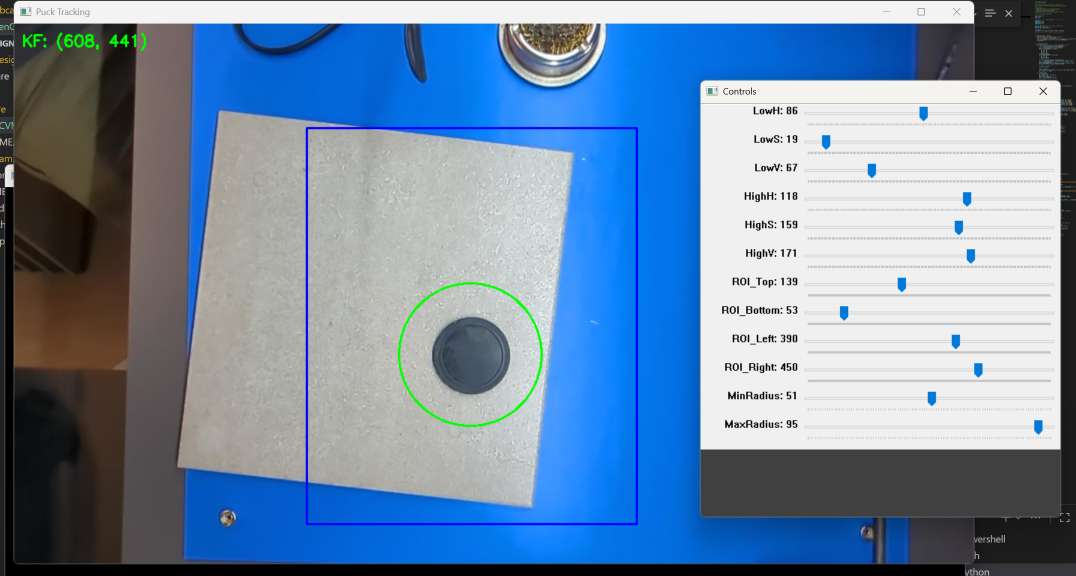
#> input picture Photos/Better settings.png, 2152 x 1152 px, given in place of the camera (shown at 1/2 size)
$ python color_calibrator.py
#> lines starting #> are read from the running program, lines starting #| are printed output that depends on the picture; after the words box and inside, x2 and y2 are one past the last pixel; in counts of white or black regions, pixels touching at a corner belong together
# HSV Color Calibration Tool for Puck & Mallet Detection
# Allows fine-tuning of HSV ranges with live preview
# Run this, adjust sliders until only the target object is detected, then copy the values

import cv2
import numpy as np

# -------------------- CONFIGURATION --------------------
CAM_INDEX = 0  # Same as tracker
FRAME_WIDTH = 640
FRAME_HEIGHT = 480

# Current values from tracker (starting point)
PUCK_HSV_LOW = [40, 50, 50]      # Green puck
PUCK_HSV_HIGH = [80, 255, 255]
MALLET_HSV_LOW = [5, 100, 100]   # Orange mallet
MALLET_HSV_HIGH = [25, 255, 255]

# -------------------- GLOBALS FOR TRACKBARS --------------------
# Puck HSV ranges
puck_h_low, puck_h_high = PUCK_HSV_LOW[0], PUCK_HSV_HIGH[0]
puck_s_low, puck_s_high = PUCK_HSV_LOW[1], PUCK_HSV_HIGH[1]
puck_v_low, puck_v_high = PUCK_HSV_LOW[2], PUCK_HSV_HIGH[2]

# Mallet HSV ranges
mallet_h_low, mallet_h_high = MALLET_HSV_LOW[0], MALLET_HSV_HIGH[0]
mallet_s_low, mallet_s_high = MALLET_HSV_LOW[1], MALLET_HSV_HIGH[1]
mallet_v_low, mallet_v_high = MALLET_HSV_LOW[2], MALLET_HSV_HIGH[2]

# Current calibration target
calibrating = "puck"  # "puck" or "mallet"

def nothing(x):
    pass

def create_trackbars():
    """Create windows with trackbars for HSV adjustment"""

    # Puck calibration window
    cv2.namedWindow("Puck Calibration")
    cv2.createTrackbar("H Low", "Puck Calibration", puck_h_low, 179, nothing)
    cv2.createTrackbar("H High", "Puck Calibration", puck_h_high, 179, nothing)
    cv2.createTrackbar("S Low", "Puck Calibration", puck_s_low, 255, nothing)
    cv2.createTrackbar("S High", "Puck Calibration", puck_s_high, 255, nothing)
    cv2.createTrackbar("V Low", "Puck Calibration", puck_v_low, 255, nothing)
    cv2.createTrackbar("V High", "Puck Calibration", puck_v_high, 255, nothing)

    # Mallet calibration window
    cv2.namedWindow("Mallet Calibration")
    cv2.createTrackbar("H Low", "Mallet Calibration", mallet_h_low, 179, nothing)
    cv2.createTrackbar("H High", "Mallet Calibration", mallet_h_high, 179, nothing)
    cv2.createTrackbar("S Low", "Mallet Calibration", mallet_s_low, 255, nothing)
    cv2.createTrackbar("S High", "Mallet Calibration", mallet_s_high, 255, nothing)
    cv2.createTrackbar("V Low", "Mallet Calibration", mallet_v_low, 255, nothing)
    cv2.createTrackbar("V High", "Mallet Calibration", mallet_v_high, 255, nothing)

def get_trackbar_values():
    """Read current trackbar values"""
    puck_low = np.array([
        cv2.getTrackbarPos("H Low", "Puck Calibration"),
        cv2.getTrackbarPos("S Low", "Puck Calibration"),
        cv2.getTrackbarPos("V Low", "Puck Calibration")
    ], dtype=np.uint8)

    puck_high = np.array([
        cv2.getTrackbarPos("H High", "Puck Calibration"),
        cv2.getTrackbarPos("S High", "Puck Calibration"),
        cv2.getTrackbarPos("V High", "Puck Calibration")
    ], dtype=np.uint8)

    mallet_low = np.array([
        cv2.getTrackbarPos("H Low", "Mallet Calibration"),
        cv2.getTrackbarPos("S Low", "Mallet Calibration"),
        cv2.getTrackbarPos("V Low", "Mallet Calibration")
    ], dtype=np.uint8)

    mallet_high = np.array([
        cv2.getTrackbarPos("H High", "Mallet Calibration"),
        cv2.getTrackbarPos("S High", "Mallet Calibration"),
        cv2.getTrackbarPos("V High", "Mallet Calibration")
    ], dtype=np.uint8)

    return puck_low, puck_high, mallet_low, mallet_high

def print_values(puck_low, puck_high, mallet_low, mallet_high):
    """Print current values in copy-paste format"""
    print("\n" + "=" * 60)
    print("CALIBRATED HSV VALUES - Copy these to puck_mallet_tracker_fast.py")
    print("=" * 60)
    print(f"\n# Puck (Green) HSV Range")
    print(f"PUCK_HSV_LOW = np.array([{puck_low[0]}, {puck_low[1]}, {puck_low[2]}], dtype=np.uint8)")
    print(f"PUCK_HSV_HIGH = np.array([{puck_high[0]}, {puck_high[1]}, {puck_high[2]}], dtype=np.uint8)")
    print(f"\n# Mallet (Orange) HSV Range")
    print(f"MALLET_HSV_LOW = np.array([{mallet_low[0]}, {mallet_low[1]}, {mallet_low[2]}], dtype=np.uint8)")
    print(f"MALLET_HSV_HIGH = np.array([{mallet_high[0]}, {mallet_high[1]}, {mallet_high[2]}], dtype=np.uint8)")
    print("\n" + "=" * 60)

def main():
    print("=" * 60)
    print("HSV Color Calibration Tool")
    print("=" * 60)
    print("\nInstructions:")
    print("1. Adjust sliders until ONLY the target object is white in the mask")
    print("2. Start with H (Hue) to get the right color")
    print("3. Then adjust S (Saturation) to filter out gray/white objects")
    print("4. Finally adjust V (Value/Brightness) to filter lighting variations")
    print("\nTips:")
    print("- Narrower ranges = more specific detection (fewer false positives)")
    print("- Make sure the object is still detected when moved around")
    print("\nControls:")
    print("  P - Print current values to console")
    print("  S - Save screenshot")
    print("  Q - Quit")
    print("=" * 60)

    # Open camera
    cap = cv2.VideoCapture(CAM_INDEX, cv2.CAP_V4L2)
    cap.set(cv2.CAP_PROP_FOURCC, cv2.VideoWriter_fourcc('M', 'J', 'P', 'G'))
    cap.set(cv2.CAP_PROP_FRAME_WIDTH, FRAME_WIDTH)
    cap.set(cv2.CAP_PROP_FRAME_HEIGHT, FRAME_HEIGHT)
    cap.set(cv2.CAP_PROP_FPS, 60)
    cap.set(cv2.CAP_PROP_BUFFERSIZE, 1)
    cap.set(cv2.CAP_PROP_AUTO_EXPOSURE, 3)

    if not cap.isOpened():
        print("Error: Cannot open camera")
        return

    ret, frame = cap.read()
#> frame is the input picture: shape (1152, 2152, 3); mean B, G, R 167.8, 140, 114.7
    if not ret:
        print("Error: Cannot read from camera")
        return

    h, w = frame.shape[:2]
    print(f"\nCamera: {w}x{h}")
#| Camera: 2152x1152

    # Create trackbar windows
    create_trackbars()

    # Create display windows
    cv2.namedWindow("Original + Detection")
    cv2.namedWindow("Puck Mask")
    cv2.namedWindow("Mallet Mask")
    cv2.namedWindow("HSV View")

    kernel = cv2.getStructuringElement(cv2.MORPH_ELLIPSE, (3, 3))

    while True:
        ret, frame = cap.read()
        if not ret:
            break

        # Convert to HSV
        blurred = cv2.GaussianBlur(frame, (5, 5), 0)
        hsv = cv2.cvtColor(blurred, cv2.COLOR_BGR2HSV)
#> hsv: shape (1152, 2152, 3); mean H, S, V 49.9, 80.8, 172.7

        # Get current trackbar values
        puck_low, puck_high, mallet_low, mallet_high = get_trackbar_values()

        # Create masks
        puck_mask = cv2.inRange(hsv, puck_low, puck_high)
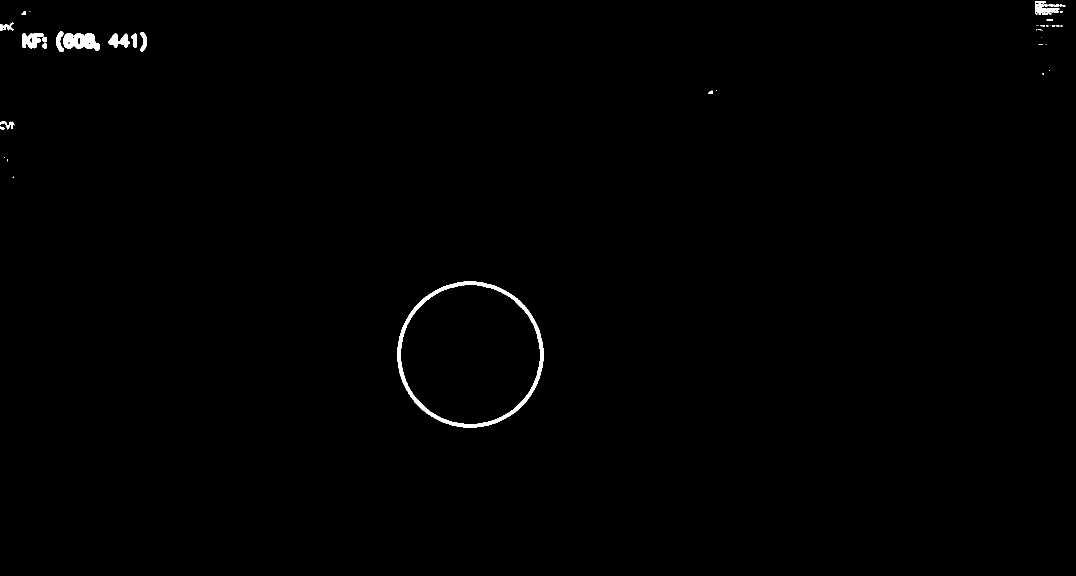
#> puck_mask: shape (1152, 2152) (shown at 1/2 size); 0.49% white; 43 white regions (25 under 20 px), largest, box (x1, y1, x2, y2) and area: (795, 563, 1087, 855) 6420, (126, 66, 200, 102) 1775, (44, 66, 88, 97) 895
        puck_mask = cv2.morphologyEx(puck_mask, cv2.MORPH_OPEN, kernel)
#> puck_mask: shape (1152, 2152); 0.48% white; 18 white regions (1 under 20 px), largest, box (x1, y1, x2, y2) and area: (795, 563, 1087, 855) 6414, (126, 66, 200, 102) 1773, (44, 66, 88, 97) 893
        puck_mask = cv2.morphologyEx(puck_mask, cv2.MORPH_CLOSE, kernel)
#> puck_mask: shape (1152, 2152); 0.49% white; 15 white regions (1 under 20 px), largest, box (x1, y1, x2, y2) and area: (795, 563, 1087, 855) 6414, (126, 66, 200, 102) 1792, (44, 66, 94, 97) 988

        mallet_mask = cv2.inRange(hsv, mallet_low, mallet_high)
#> mallet_mask: shape (1152, 2152); 0.57% white; 32 white regions (19 under 20 px), largest, box (x1, y1, x2, y2) and area: (28, 612, 255, 740) 12047, (1100, 48, 1178, 106) 1323, (0, 12, 18, 27) 114
        mallet_mask = cv2.morphologyEx(mallet_mask, cv2.MORPH_OPEN, kernel)
#> mallet_mask: shape (1152, 2152); 0.55% white; 22 white regions (10 under 20 px), largest, box (x1, y1, x2, y2) and area: (28, 624, 251, 740) 12001, (1108, 48, 1178, 106) 1174, (1062, 79, 1077, 90) 70
        mallet_mask = cv2.morphologyEx(mallet_mask, cv2.MORPH_CLOSE, kernel)
#> mallet_mask: shape (1152, 2152); 0.56% white; 18 white regions (7 under 20 px)

        # Find contours and draw detections
        vis = frame.copy()

        # Puck detection (green circles)
        puck_contours, _ = cv2.findContours(puck_mask, cv2.RETR_EXTERNAL, cv2.CHAIN_APPROX_SIMPLE)
#> puck_contours = 15 contours, 1 with area under 20; largest, box (x1, y1, x2, y2) and area: (795, 563, 1087, 855) 66558, (126, 66, 200, 102) 1776, (44, 66, 94, 97) 941, (217, 67, 260, 96) 630, (2070, 3, 2127, 25) 562
        puck_count = 0
        for cnt in puck_contours:
            area = cv2.contourArea(cnt)
            if area > 100:
                (x, y), radius = cv2.minEnclosingCircle(cnt)
                if 5 < radius < 100:
                    cv2.circle(vis, (int(x), int(y)), int(radius), (0, 255, 0), 2)
                    cv2.putText(vis, f"PUCK", (int(x)+10, int(y)-10),
                               cv2.FONT_HERSHEY_SIMPLEX, 0.5, (0, 255, 0), 2)
                    puck_count += 1
#> this loop made 15 passes
#> (area, x, y, radius) on passes 1, 3, 6, 7, 8, 9, 10, 11: (66557.5, 940.2, 708.8, 146.4), (121, 13.44, 247, 13.59), (187.5, 270, 81, 14.04), (629.5, 237.9, 82.59, 21.21), (1776, 163.1, 84.7, 37.34), (941, 67.4, 81, 26.3), (259.5, 283.5, 83, 19.06), (323.5, 122.5, 83, 20.16)
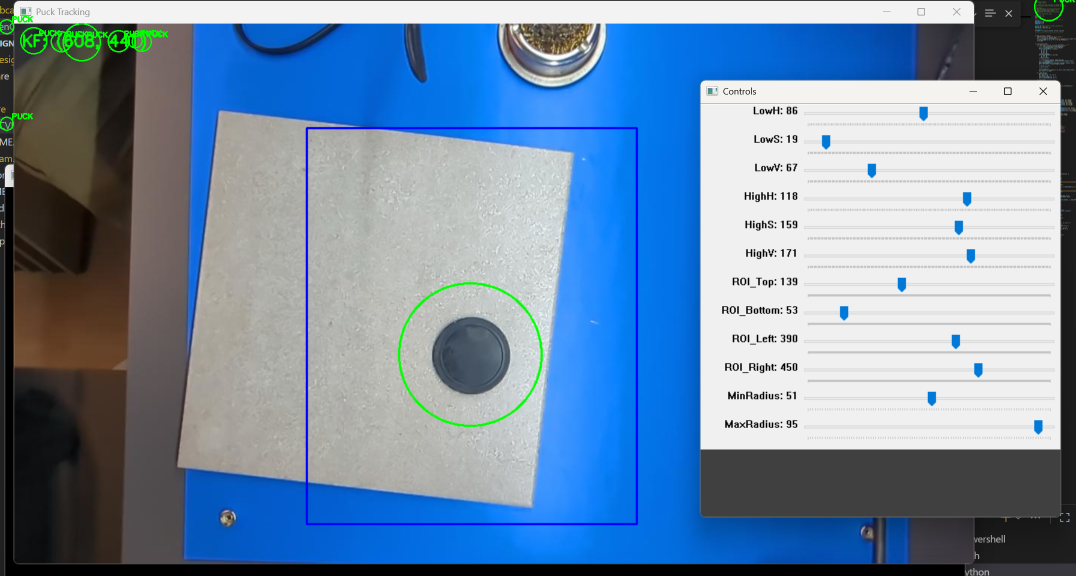
#> vis: shape (1152, 2152, 3) (shown at 1/2 size); 0.22% of pixels changed, all inside (x1, y1, x2, y2) = (0, 0, 2150, 262)
#> after the loop, puck_count = 9

        # Mallet detection (orange circles)
        mallet_contours, _ = cv2.findContours(mallet_mask, cv2.RETR_EXTERNAL, cv2.CHAIN_APPROX_SIMPLE)
#> mallet_contours = 18 contours, 10 with area under 20; largest, box (x1, y1, x2, y2) and area: (28, 624, 251, 740) 11698, (1100, 48, 1178, 106) 1160, (0, 116, 17, 126) 63, (1062, 79, 1077, 90) 56, (3, 215, 11, 225) 36, (0, 314, 8, 324) 34, (6, 17, 16, 27) 34, (0, 12, 5, 27) 33
        mallet_count = 0
        for cnt in mallet_contours:
            area = cv2.contourArea(cnt)
            if area > 100:
                (x, y), radius = cv2.minEnclosingCircle(cnt)
                if 5 < radius < 100:
                    cv2.circle(vis, (int(x), int(y)), int(radius), (0, 165, 255), 2)
                    cv2.putText(vis, f"MALLET", (int(x)+10, int(y)-10),
                               cv2.FONT_HERSHEY_SIMPLEX, 0.5, (0, 165, 255), 2)
                    mallet_count += 1
#> this loop made 18 passes
#> (area, x, y, radius, mallet_count) on pass 15: (1160.5, 1138.5, 74, 45.37, 1)
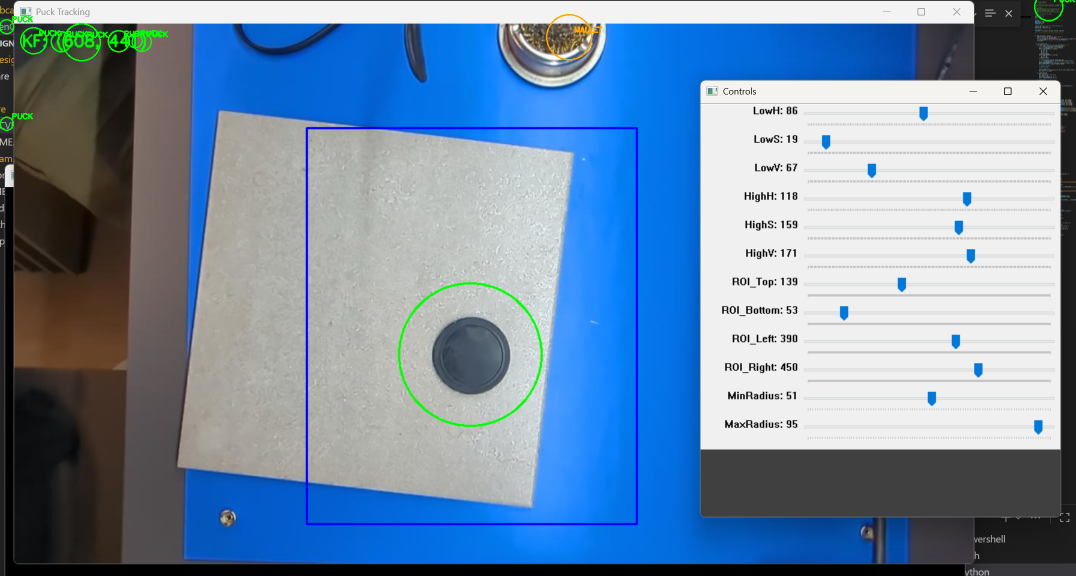
#> vis: shape (1152, 2152, 3) (shown at 1/2 size); 0.05% of pixels changed, all inside (x1, y1, x2, y2) = (1092, 28, 1205, 121)
#> after the loop, mallet_count = 1

        # Draw info
        cv2.putText(vis, f"Puck detections: {puck_count} | Mallet detections: {mallet_count}",
                   (10, 25), cv2.FONT_HERSHEY_SIMPLEX, 0.6, (255, 255, 255), 2)
#> vis: shape (1152, 2152, 3); 0.1% of pixels changed, all inside (x1, y1, x2, y2) = (11, 9, 395, 31)
        cv2.putText(vis, f"Puck: H[{puck_low[0]}-{puck_high[0]}] S[{puck_low[1]}-{puck_high[1]}] V[{puck_low[2]}-{puck_high[2]}]",
                   (10, 50), cv2.FONT_HERSHEY_SIMPLEX, 0.5, (0, 255, 0), 1)
#> vis: shape (1152, 2152, 3); mean B, G, R 167.5, 140.5, 114.6
        cv2.putText(vis, f"Mallet: H[{mallet_low[0]}-{mallet_high[0]}] S[{mallet_low[1]}-{mallet_high[1]}] V[{mallet_low[2]}-{mallet_high[2]}]",
                   (10, 70), cv2.FONT_HERSHEY_SIMPLEX, 0.5, (0, 165, 255), 1)
#> vis: shape (1152, 2152, 3); mean B, G, R 167.5, 140.5, 114.6
        cv2.putText(vis, "P=Print values | S=Screenshot | Q=Quit", (10, h-10),
                   cv2.FONT_HERSHEY_SIMPLEX, 0.5, (200, 200, 200), 1)
#> vis: shape (1152, 2152, 3); mean B, G, R 167.6, 140.5, 114.7

        # Create HSV visualization (show what HSV looks like)
        hsv_vis = hsv.copy()
        # Show H, S, V channels side by side
        h_channel = cv2.cvtColor(hsv[:, :, 0], cv2.COLOR_GRAY2BGR)
        s_channel = cv2.cvtColor(hsv[:, :, 1], cv2.COLOR_GRAY2BGR)
        v_channel = cv2.cvtColor(hsv[:, :, 2], cv2.COLOR_GRAY2BGR)

        # Scale down for side-by-side view
        scale = 0.33
        h_small = cv2.resize(h_channel, (int(w*scale), int(h*scale)))
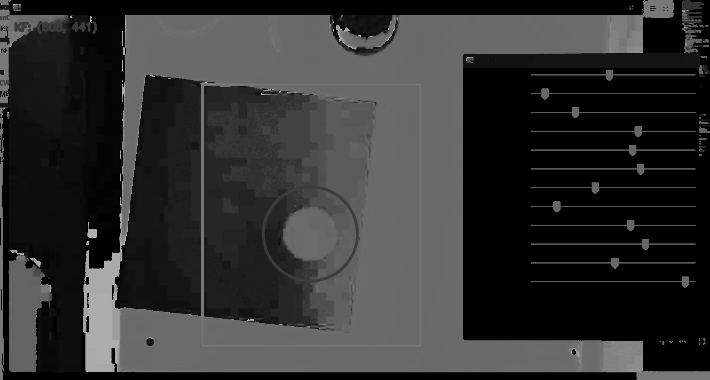
#> h_small: shape (380, 710, 3); min 0, max 178, mean 49.9
        s_small = cv2.resize(s_channel, (int(w*scale), int(h*scale)))
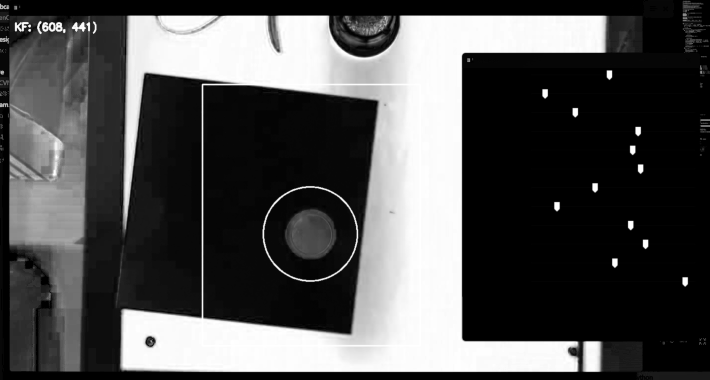
#> s_small: shape (380, 710, 3); min 0, max 255, mean 80.7
        v_small = cv2.resize(v_channel, (int(w*scale), int(h*scale)))

        hsv_combined = np.hstack([h_small, s_small, v_small])
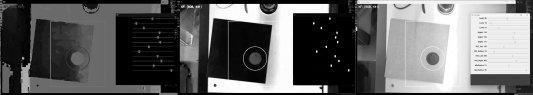
#> hsv_combined: shape (380, 2130, 3) (shown at 1/4 size); min 0, max 255, mean 101.1
        cv2.putText(hsv_combined, "H (Hue)", (10, 20), cv2.FONT_HERSHEY_SIMPLEX, 0.5, (0, 255, 255), 1)
#> hsv_combined: shape (380, 2130, 3); 0.02% of pixels changed, all inside (x1, y1, x2, y2) = (12, 8, 72, 25)
        cv2.putText(hsv_combined, "S (Sat)", (int(w*scale)+10, 20), cv2.FONT_HERSHEY_SIMPLEX, 0.5, (0, 255, 255), 1)
#> hsv_combined: shape (380, 2130, 3); mean B, G, R 101.1, 101.1, 101.1
        cv2.putText(hsv_combined, "V (Val)", (int(w*scale*2)+10, 20), cv2.FONT_HERSHEY_SIMPLEX, 0.5, (0, 255, 255), 1)
#> hsv_combined: shape (380, 2130, 3); mean B, G, R 101, 101.2, 101.2

        # Color the mask windows
        puck_mask_color = cv2.cvtColor(puck_mask, cv2.COLOR_GRAY2BGR)
        puck_mask_color[:, :, 0] = 0  # Remove blue
        puck_mask_color[:, :, 2] = 0  # Remove red (keep green)

        mallet_mask_color = cv2.cvtColor(mallet_mask, cv2.COLOR_GRAY2BGR)
#> mallet_mask_color: shape (1152, 2152, 3); 0.56% white; 18 white regions (7 under 20 px), largest, box (x1, y1, x2, y2) and area: (28, 624, 251, 740) 12017, (1100, 48, 1178, 106) 1270, (0, 116, 17, 126) 89
        mallet_mask_color[:, :, 0] = mallet_mask // 2  # Some blue
        mallet_mask_color[:, :, 1] = mallet_mask // 2  # Less green
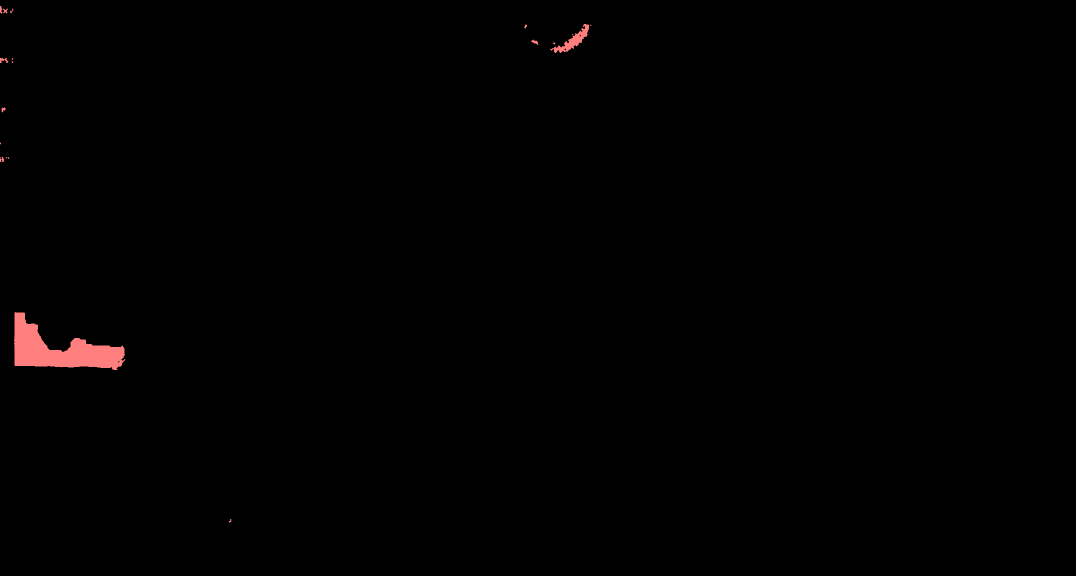
#> mallet_mask_color: shape (1152, 2152, 3) (shown at 1/2 size); mean B, G, R 0.7, 0.7, 1.4
        # Red stays full (orange tint)

        # Show windows
        cv2.imshow("Original + Detection", vis)
        cv2.imshow("Puck Mask", puck_mask_color)
        cv2.imshow("Mallet Mask", mallet_mask_color)
        cv2.imshow("HSV View", hsv_combined)

        # Handle keys
        key = cv2.waitKey(1) & 0xFF
#> (key q is pressed here)
        if key == ord('q') or key == 27:
            print_values(puck_low, puck_high, mallet_low, mallet_high)
            break
        elif key == ord('p'):
            print_values(puck_low, puck_high, mallet_low, mallet_high)
        elif key == ord('s'):
            import time
            filename = f"calibration_{int(time.time())}.png"
            cv2.imwrite(filename, vis)
            print(f"Screenshot saved: {filename}")

    cap.release()
    cv2.destroyAllWindows()

if __name__ == "__main__":
    main()
